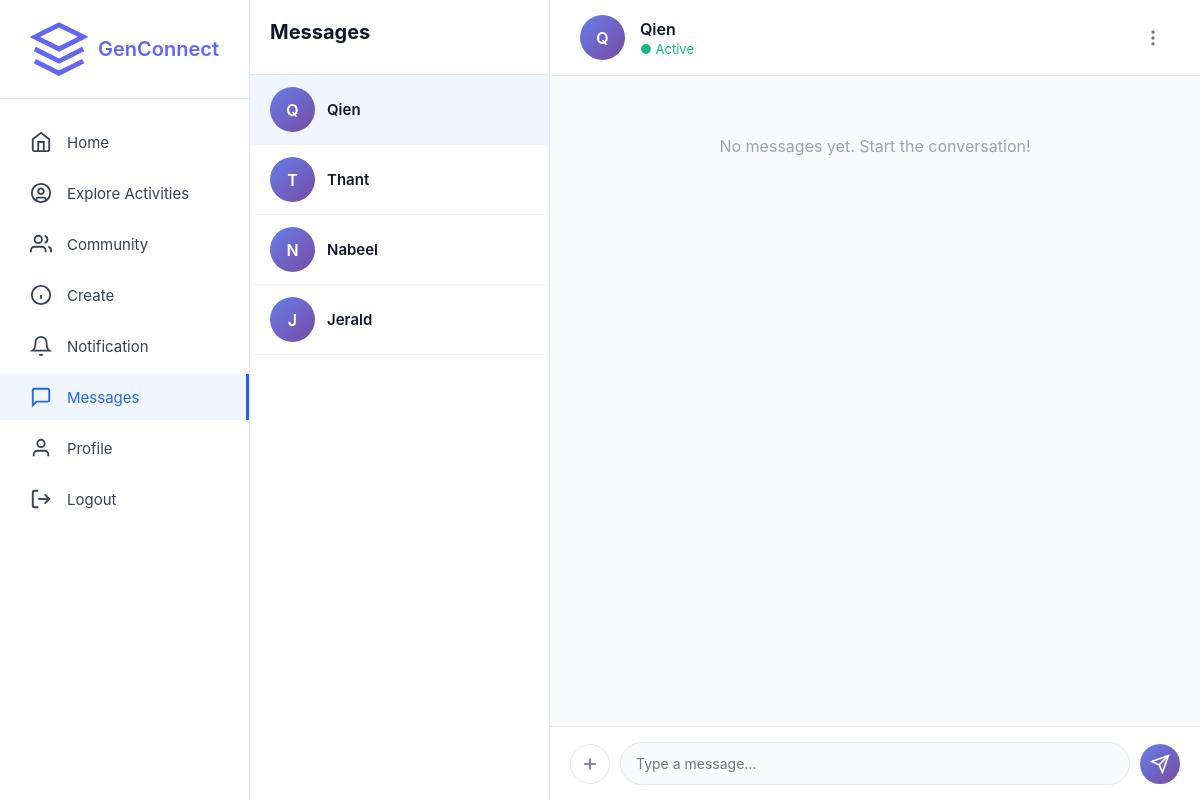
Screenshot of /messages/2 (signed in) with the database file from the repository.
### app.py (models this page shows, shortened)
class User(db.Model):
    __tablename__ = 'users'
    id = db.Column(db.Integer, primary_key=True)
    username = db.Column(db.String(80), unique=True, nullable=False)
    email = db.Column(db.String(120), unique=True, nullable=False)
    password_hash = db.Column(db.String(255), nullable=False)
    bio = db.Column(db.Text, nullable=True)
    interests = db.Column(db.String(255), nullable=True)
    profile_picture = db.Column(db.String(255), default='default.jpg')
    banner_image = db.Column(db.String(255), default='default_banner.jpg')
    member_type = db.Column(db.String(50), default='Youth Member')
    created_at = db.Column(db.DateTime, default=datetime.utcnow)
    posts = db.relationship('Post', backref='author', lazy=True, cascade='all, delete-orphan')
    comments = db.relationship('Comment', backref='author', lazy=True, cascade='all, delete-orphan')
    likes = db.relationship('Like', backref='user', lazy=True, cascade='all, delete-orphan')
    followers = db.relationship(
        'Follow',
        foreign_keys='Follow.followed_id',
        backref='followed_user',
        lazy='dynamic',
        cascade='all, delete-orphan'
    )
    following = db.relationship(
        'Follow',
        foreign_keys='Follow.follower_id',
        backref='follower_user',
        lazy='dynamic',
        cascade='all, delete-orphan'
    )
    community_memberships = db.relationship('CommunityMember', backref='user', lazy=True, cascade='all, delete-orphan')
    sent_messages = db.relationship(
        'Message',
        foreign_keys='Message.sender_id',
        backref='sender',
        lazy='dynamic',
        cascade='all, delete-orphan'
    )
    received_messages = db.relationship(
        'Message',
        foreign_keys='Message.receiver_id',
        backref='receiver',
        lazy='dynamic',
        cascade='all, delete-orphan'
    )
    contacts_initiated = db.relationship(
        'Contact',
        foreign_keys='Contact.user_id',
        backref='user',
        lazy='dynamic',
        cascade='all, delete-orphan'
    )
    contacts_received = db.relationship(
        'Contact',
        foreign_keys='Contact.contact_user_id',
        backref='contact_user',
        lazy='dynamic',
        cascade='all, delete-orphan'
    )
    def get_contacts(self):
        contacts = Contact.query.filter(
            or_(
                and_(Contact.user_id == self.id, Contact.status == 'accepted'),
                and_(Contact.contact_user_id == self.id, Contact.status == 'accepted')
            )
        ).all()
        contact_users = []
        for contact in contacts:
            if contact.user_id == self.id:
                contact_users.append(contact.contact_user)
            else:
                contact_users.append(contact.user)
        return contact_users

### app.py (the view)
@app.route('/messages/<int:contact_id>')
def message_thread(contact_id):
    if 'user_id' not in session:
        return redirect(url_for('login'))
    current_user = User.query.get_or_404(session['user_id'])
    contact = User.query.get_or_404(contact_id)
    messages = Message.query.filter(
        or_(
            and_(Message.sender_id == current_user.id, Message.receiver_id == contact.id),
            and_(Message.sender_id == contact.id, Message.receiver_id == current_user.id)
        )
    ).order_by(Message.created_at.asc()).all()
    for msg in messages:
        if msg.receiver_id == current_user.id and not msg.is_read:
            msg.mark_as_read()
    contacts = current_user.get_contacts()
    return render_template('message_thread.html',
                         contact=contact,
                         messages=messages,
                         contacts=contacts,
                         current_user=current_user)

### templates/message_thread.html (shortened to what this page needs)
<!DOCTYPE html>
<html lang="en">
<head>
</head>
<body>
<div class="container">
    <aside class="sidebar">
        <div class="sidebar-logo">
            <a href="/" class="logo">
                <svg viewBox="0 0 24 24" fill="none" stroke="currentColor" stroke-width="2">
                    <path d="M12 2L2 7l10 5 10-5-10-5z"/>
                    <path d="M2 17l10 5 10-5"/>
                    <path d="M2 12l10 5 10-5"/>
                </svg>
                <span>GenConnect</span>
            </a>
        </div>
        <ul class="sidebar-nav">
            <li>
                <a href="/home">
                    <svg viewBox="0 0 24 24" fill="none" stroke="currentColor" stroke-width="2">
                        <path d="m3 9 9-7 9 7v11a2 2 0 0 1-2 2H5a2 2 0 0 1-2-2z"/>
                        <polyline points="9 22 9 12 15 12 15 22"/>
                    </svg>
                    <span>Home</span>
                </a>
            </li>
            <li>
                <a href="#">
                    <svg viewBox="0 0 24 24" fill="none" stroke="currentColor" stroke-width="2">
                        <circle cx="12" cy="12" r="10"/>
                        <circle cx="12" cy="10" r="3"/>
                        <path d="M7 20.662V19a2 2 0 0 1 2-2h6a2 2 0 0 1 2 2v1.662"/>
                    </svg>
                    <span>Explore Activities</span>
                </a>
            </li>
            <li>
                <a href="#">
                    <svg viewBox="0 0 24 24" fill="none" stroke="currentColor" stroke-width="2">
                        <path d="M17 21v-2a4 4 0 0 0-4-4H5a4 4 0 0 0-4 4v2"/>
                        <circle cx="9" cy="7" r="4"/>
                        <path d="M23 21v-2a4 4 0 0 0-3-3.87"/>
                        <path d="M16 3.13a4 4 0 0 1 0 7.75"/>
                    </svg>
                    <span>Community</span>
                </a>
            </li>
            <li>
                <a href="#">
                    <svg viewBox="0 0 24 24" fill="none" stroke="currentColor" stroke-width="2">
                        <circle cx="12" cy="12" r="10"/>
                        <line x1="12" y1="16" x2="12" y2="12"/>
                        <line x1="12" y1="8" x2="12.01" y2="8"/>
                    </svg>
                    <span>Create</span>
                </a>
            </li>
            <li>
                <a href="#">
                    <svg viewBox="0 0 24 24" fill="none" stroke="currentColor" stroke-width="2">
                        <path d="M18 8A6 6 0 0 0 6 8c0 7-3 9-3 9h18s-3-2-3-9"/>
                        <path d="M13.73 21a2 2 0 0 1-3.46 0"/>
                    </svg>
                    <span>Notification</span>
                </a>
            </li>
            <li>
                <a href="/messages" class="active">
                    <svg viewBox="0 0 24 24" fill="none" stroke="currentColor" stroke-width="2">
                        <path d="M21 15a2 2 0 0 1-2 2H7l-4 4V5a2 2 0 0 1 2-2h14a2 2 0 0 1 2 2z"/>
                    </svg>
                    <span>Messages</span>
                </a>
            </li>
            <li>
                <a href="/profile">
                    <svg viewBox="0 0 24 24" fill="none" stroke="currentColor" stroke-width="2">
                        <path d="M20 21v-2a4 4 0 0 0-4-4H8a4 4 0 0 0-4 4v2"/>
                        <circle cx="12" cy="7" r="4"/>
                    </svg>
                    <span>Profile</span>
                </a>
            </li>
            <li>
                <a href="/logout">
                    <svg viewBox="0 0 24 24" fill="none" stroke="currentColor" stroke-width="2">
                        <path d="M9 21H5a2 2 0 0 1-2-2V5a2 2 0 0 1 2-2h4"/>
                        <polyline points="16 17 21 12 16 7"/>
                        <line x1="21" y1="12" x2="9" y2="12"/>
                    </svg>
                    <span>Logout</span>
                </a>
            </li>
        </ul>
    </aside>
    <div class="messages-container">
        <div class="conversations-sidebar">
            <div class="conversations-header">
                <h2>Messages</h2>
            </div>
            <div class="conversations-list">
                {% for c in contacts %}
                <a href="/messages/{{ c.id }}" class="conversation-item {% if c.id == contact.id %}active{% endif %}">
                    <div class="conversation-avatar">{{ c.username[0].upper() }}</div>
                    <div class="conversation-name">{{ c.username }}</div>
                </a>
                {% endfor %}
            </div>
        </div>
        <div class="chat-area">
            <div class="chat-header">
                <div class="chat-header-info">
                    <div class="chat-avatar">{{ contact.username[0].upper() }}</div>
                    <div class="chat-user-info">
                        <h3>{{ contact.username }}</h3>
                        <p>● Active</p>
                    </div>
                </div>
                <div class="chat-actions">
                    <div class="action-icon" id="moreOptionsBtn" title="More Options">
                        <svg width="20" height="20" viewBox="0 0 24 24" fill="none" stroke="currentColor" stroke-width="2">
                            <circle cx="12" cy="12" r="1"/>
                            <circle cx="12" cy="5" r="1"/>
                            <circle cx="12" cy="19" r="1"/>
                        </svg>
                    </div>
                </div>
            </div>
            <div class="messages-area" id="messagesArea">
                {% if messages %}
                    {% set ns = namespace(current_date='') %}
                    {% for message in messages %}
                        {% set msg_date = message.created_at.strftime('%Y-%m-%d') %}
                        {% if msg_date != ns.current_date %}
                            <div class="date-divider">
                                <span>{{ message.created_at.strftime('%B %d, %Y') }}</span>
                            </div>
                            {% set ns.current_date = msg_date %}
                        {% endif %}
                        <div class="message {% if message.sender_id == current_user.id %}sent{% endif %}" data-message-id="{{ message.id }}">
                            <div class="message-avatar">{{ message.sender.username[0].upper() }}</div>
                            <div class="message-content">
                                <div class="message-bubble">
                                    <div class="message-text" data-content="{{ message.id }}">{{ message.content }}</div>
                                </div>
                                <div class="message-meta">
                                    <span>{{ message.created_at.strftime('%H:%M') }}</span>
                                </div>
                                {% if message.sender_id == current_user.id %}
                                <div class="message-actions">
                                    <button class="message-action-btn" data-edit-btn="{{ message.id }}">Edit</button>
                                    <button class="message-action-btn" data-delete-btn="{{ message.id }}">Delete</button>
                                </div>
                                {% endif %}
                            </div>
                        </div>
                    {% endfor %}
                {% else %}
                    <div style="text-align: center; padding: 40px; color: #9ca3af;">
                        No messages yet. Start the conversation!
                    </div>
                {% endif %}
            </div>
            <div class="message-input-area">
                <form id="messageForm" class="message-input-container">
                    <button type="button" class="attachment-button" onclick="document.getElementById('fileInput').click()">
                        <svg width="20" height="20" viewBox="0 0 24 24" fill="none" stroke="currentColor" stroke-width="2">
                            <line x1="12" y1="5" x2="12" y2="19"/>
                            <line x1="5" y1="12" x2="19" y2="12"/>
                        </svg>
                    </button>
                    <div class="input-wrapper">
                        <textarea id="messageInput" name="content" placeholder="Type a message..." rows="1" required></textarea>
                    </div>
                    <button type="submit" class="send-button">
                        <svg width="20" height="20" viewBox="0 0 24 24" fill="none" stroke="currentColor" stroke-width="2">
                            <line x1="22" y1="2" x2="11" y2="13"/>
                            <polygon points="22 2 15 22 11 13 2 9 22 2"/>
                        </svg>
                    </button>
                </form>
            </div>
        </div>
    </div>
</div>
</body>
</html>

### rows the page displays
User: username "Q", username "Qien"
User: username "T", username "Thant"
User: username "N", username "Nabeel"
User: username "J", username "Jerald"
